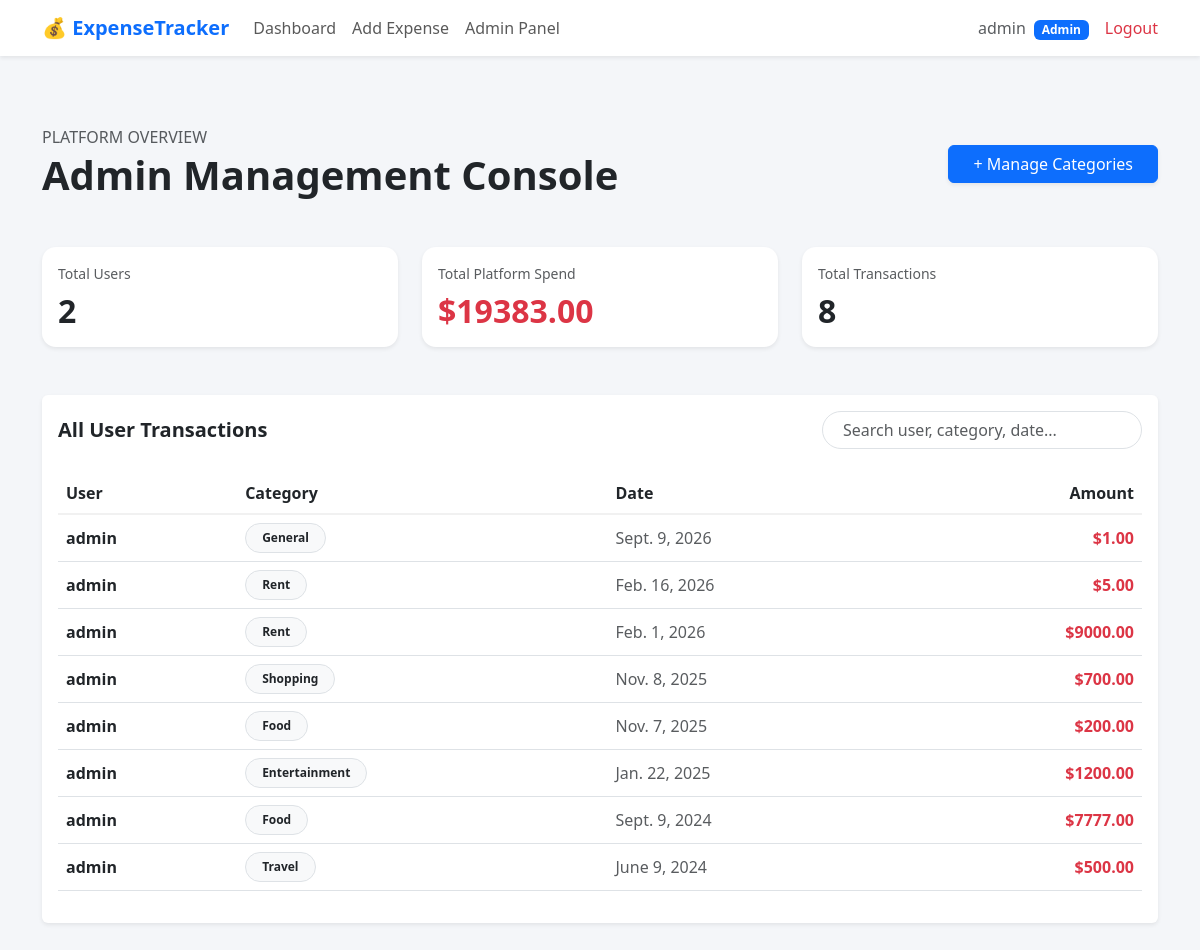
Before: /admin-dashboard/ (signed in) with the older database file.
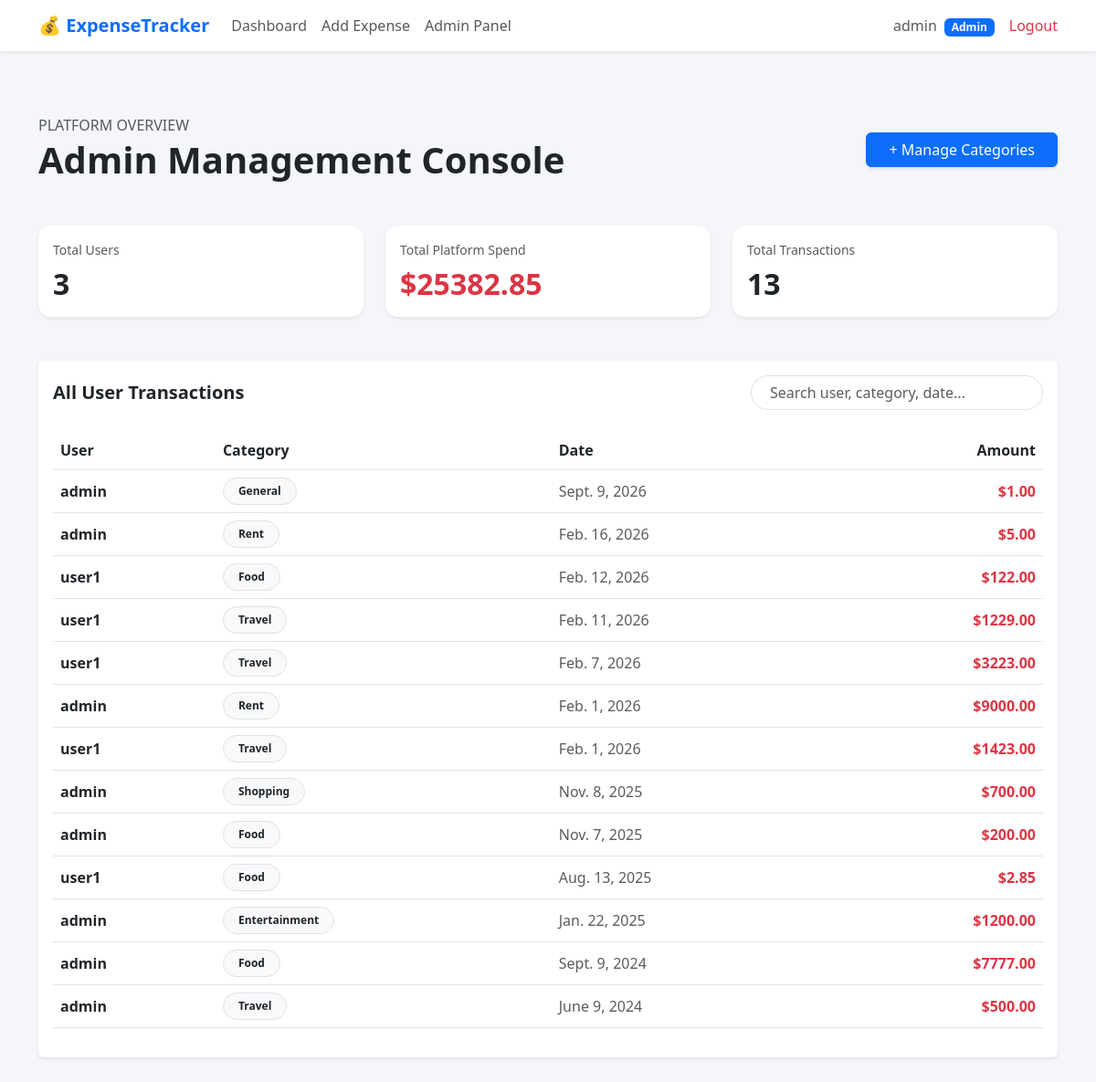
After: the same page with the newer database file.
### app/models.py (models this page shows, shortened)
class Expense(models.Model):
    TRANSACTION_TYPES = [
        ('expense', 'Expense'),
        ('income', 'Income'),
    ]
    user = models.ForeignKey(User, on_delete=models.CASCADE)
    title = models.CharField(max_length=200)
    amount = models.DecimalField(max_digits=10, decimal_places=2)
    date = models.DateField()
    category = models.ForeignKey(Category, on_delete=models.SET_NULL, null=True)
    description = models.TextField(blank=True)
    type = models.CharField(
        max_length=10,
        choices=TRANSACTION_TYPES,
        default='expense'
    )
    class Meta:
        indexes = [
            models.Index(fields=['user', '-date']),
        ]
        ordering = ['-date']

class Category(models.Model):
    name = models.CharField(max_length=100)
    class Meta:
        verbose_name_plural = "Categories"

### app/views.py (the view)
# urls.py: path('admin-dashboard/', views.admin_dashboard, name='admin-dashboard'),
@user_passes_test(is_admin)
def admin_dashboard(request):
    users = User.objects.all()
    expenses = Expense.objects.all().order_by('-date')
    total_spent = expenses.aggregate(Sum('amount'))['amount__sum'] or 0
    total_spent = round(total_spent, 2)
    return render(request, 'app/admin_dashboard.html', {
        'users': users,
        'expenses': expenses,
        'total_spent': total_spent,
        'total_users': users.count(),
    })

### app/views.py (called while the page is built)
def is_admin(user):
    return user.is_staff

### app/templates/app/admin_dashboard.html (shortened to what this page needs)
{% extends 'base.html' %}
{% block content %}
<div class="container py-5">
    <div class="d-flex justify-content-between align-items-center mb-5">
        <div>
            <h6 class="text-muted text-uppercase mb-1">Platform Overview</h6>
            <h1 class="fw-bold mb-0">Admin Management Console</h1>
        </div>
        <a href="{% url 'add-category' %}" class="btn btn-primary px-4 shadow-sm">
            + Manage Categories
        </a>
    </div>
    <div class="row g-4 mb-5">
        <div class="col-md-4">
            <div class="card border-0 shadow-sm h-100 summary-card">
                <div class="card-body">
                    <p class="text-muted small mb-2">Total Users</p>
                    <h2 class="fw-bold mb-0">{{ total_users }}</h2>
                </div>
            </div>
        </div>
        <div class="col-md-4">
            <div class="card border-0 shadow-sm h-100 summary-card">
                <div class="card-body">
                    <p class="text-muted small mb-2">Total Platform Spend</p>
                    <h2 class="fw-bold text-danger mb-0">
                        ${{ total_spent }}
                    </h2>
                </div>
            </div>
        </div>
        <div class="col-md-4">
            <div class="card border-0 shadow-sm h-100 summary-card">
                <div class="card-body">
                    <p class="text-muted small mb-2">Total Transactions</p>
                    <h2 class="fw-bold mb-0">{{ expenses|length }}</h2>
                </div>
            </div>
        </div>
    </div>
    <div class="card border-0 shadow-sm">
        <div class="card-body">
            <div class="d-flex justify-content-between align-items-center mb-4">
                <h5 class="fw-semibold mb-0">All User Transactions</h5>
                <input
                    type="text"
                    id="adminSearch"
                    class="form-control search-input"
                    placeholder="Search user, category, date..."
                >
            </div>
            <div class="table-responsive">
                <table class="table align-middle admin-table">
                    <thead>
                        <tr>
                            <th>User</th>
                            <th>Category</th>
                            <th>Date</th>
                            <th class="text-end">Amount</th>
                        </tr>
                    </thead>
                    <tbody>
                        {% for expense in expenses %}
                        <tr class="admin-row">
                            <td class="fw-semibold">
                                {{ expense.user.username }}
                            </td>
                            <td>
                                <span class="badge bg-light text-dark border px-3 py-2 rounded-pill">
                                    {{ expense.category.name|default:"General" }}
                                </span>
                            </td>
                            <td class="text-muted">
                                {{ expense.date }}
                            </td>
                            <td class="text-end fw-bold">
                                <span class="text-danger">
                                    ${{ expense.amount }}
                                </span>
                            </td>
                        </tr>
                        {% empty %}
                        <tr>
                            <td colspan="4" class="text-center text-muted py-5">
                                No transactions available.
                            </td>
                        </tr>
                        {% endfor %}
                    </tbody>
                </table>
            </div>
        </div>
    </div>
</div>
{% endblock %}

### app/templates/base.html (shortened to what this page needs)
<!DOCTYPE html>
<html lang="en">
<head>
    <link href="https://cdn.jsdelivr.net/npm/bootstrap@5.3.0/dist/css/bootstrap.min.css" rel="stylesheet">
</head>
<body>
<nav class="navbar navbar-expand-lg navbar-light bg-white shadow-sm">
    <div class="container">
        <a class="navbar-brand text-primary" href="{% url 'home' %}">
            💰 ExpenseTracker
        </a>
        <div class="collapse navbar-collapse" id="navbarNav">
            {% if user.is_authenticated %}
            <ul class="navbar-nav me-auto">
                <li class="nav-item">
                    <a class="nav-link" href="{% url 'index' %}">
                        Dashboard
                    </a>
                </li>
                <li class="nav-item">
                    <a class="nav-link" href="{% url 'add-expense' %}">
                        Add Expense
                    </a>
                </li>
                {% if user.is_staff %}
                <li class="nav-item">
                    <a class="nav-link" href="{% url 'admin-dashboard' %}">
                        Admin Panel
                    </a>
                </li>
                {% endif %}
            </ul>
            {% endif %}
            <ul class="navbar-nav ms-auto">
                {% if user.is_authenticated %}
                <li class="nav-item me-3 align-self-center">
                    <span class="text-muted">
                        {{ request.user.username }}
                        {% if user.is_staff %}
                            <span class="badge bg-primary ms-1">Admin</span>
                        {% endif %}
                    </span>
                </li>
                <li class="nav-item">
                    <form method="post" action="{% url 'logout' %}">
                        <button class="btn btn-link nav-link text-danger p-0">
                            Logout
                        </button>
                    </form>
                </li>
                {% else %}
                <li class="nav-item">
                    <a class="nav-link" href="{% url 'login' %}">
                        Login
                    </a>
                </li>
                {% endif %}
            </ul>
        </div>
    </div>
</nav>
<main>
    {% block content %}{% endblock %}
</main>
</body>
</html>

### app/templates/base.html (style rules this page uses)
body { background-color: #f4f6f9; }
.navbar-brand { font-weight: bold; }

### app/templates/app/admin_dashboard.html (style rules this page uses)
.summary-card { border-radius: 14px; transition: all 0.25s ease; }
.admin-table thead th { font-weight: 600; border-bottom: 2px solid #f1f1f1; }
.admin-table tbody tr { transition: background 0.2s ease; }
.search-input { max-width: 320px; border-radius: 50px; padding-left: 20px; }

Changed rows visible on the page:
added Expense: user.username "user1", category.name "Food", date "Feb. 12, 2026", amount "122.00"
added Expense: user.username "user1", category.name "Travel", date "Feb. 11, 2026", amount "1229.00"
added Expense: user.username "user1", category.name "Travel", date "Feb. 7, 2026", amount "3223.00"
added Expense: user.username "user1", category.name "Travel", date "Feb. 1, 2026", amount "1423.00"
added Expense: user.username "user1", category.name "Food", date "Aug. 13, 2025", amount "2.85"
Other visible differences:
{{ total_users }}: "2" → "3"
{{ total_spent }}: "19383.00" → "25382.85"
{{ expenses|length }}: "8" → "13"
